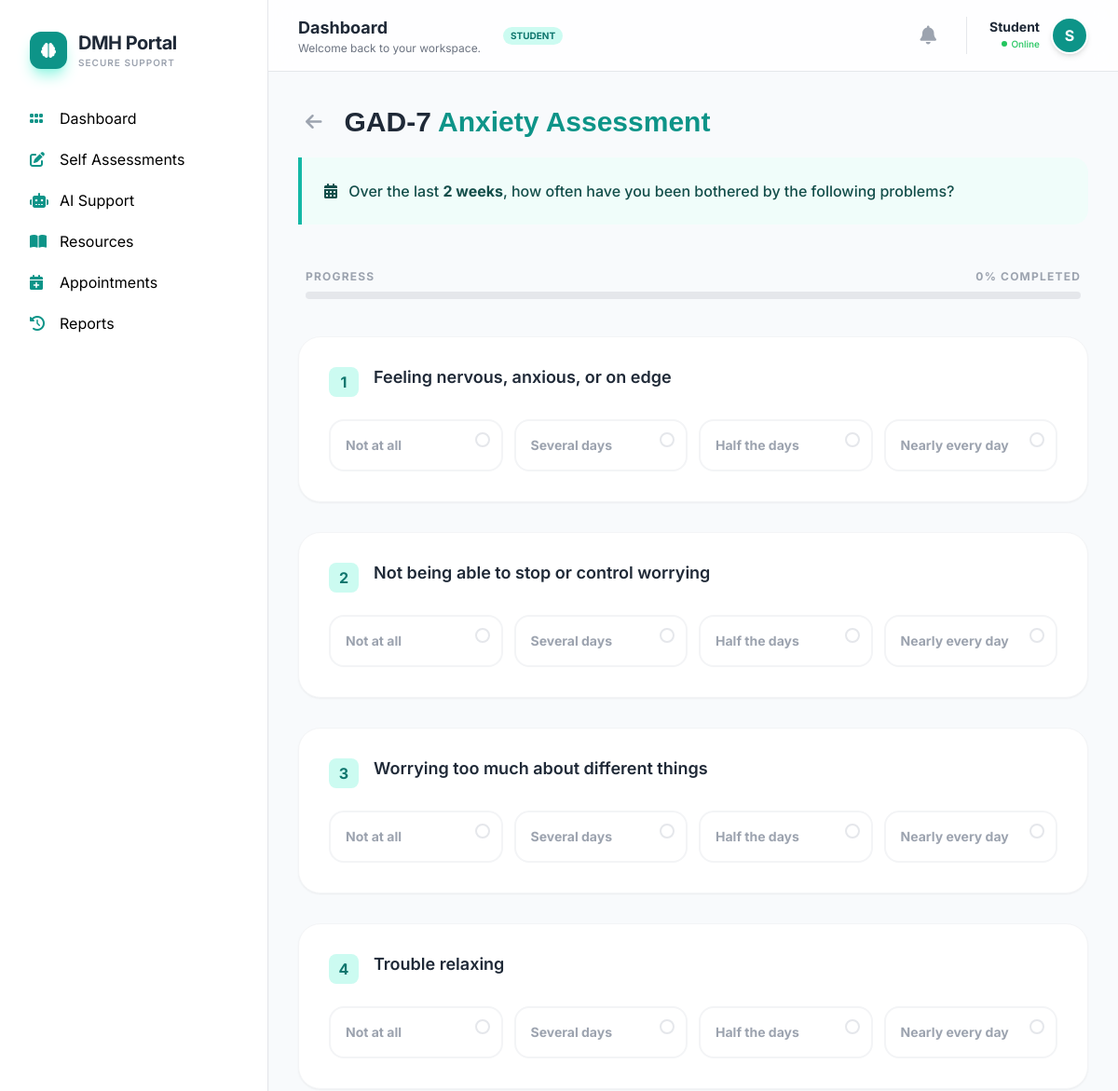
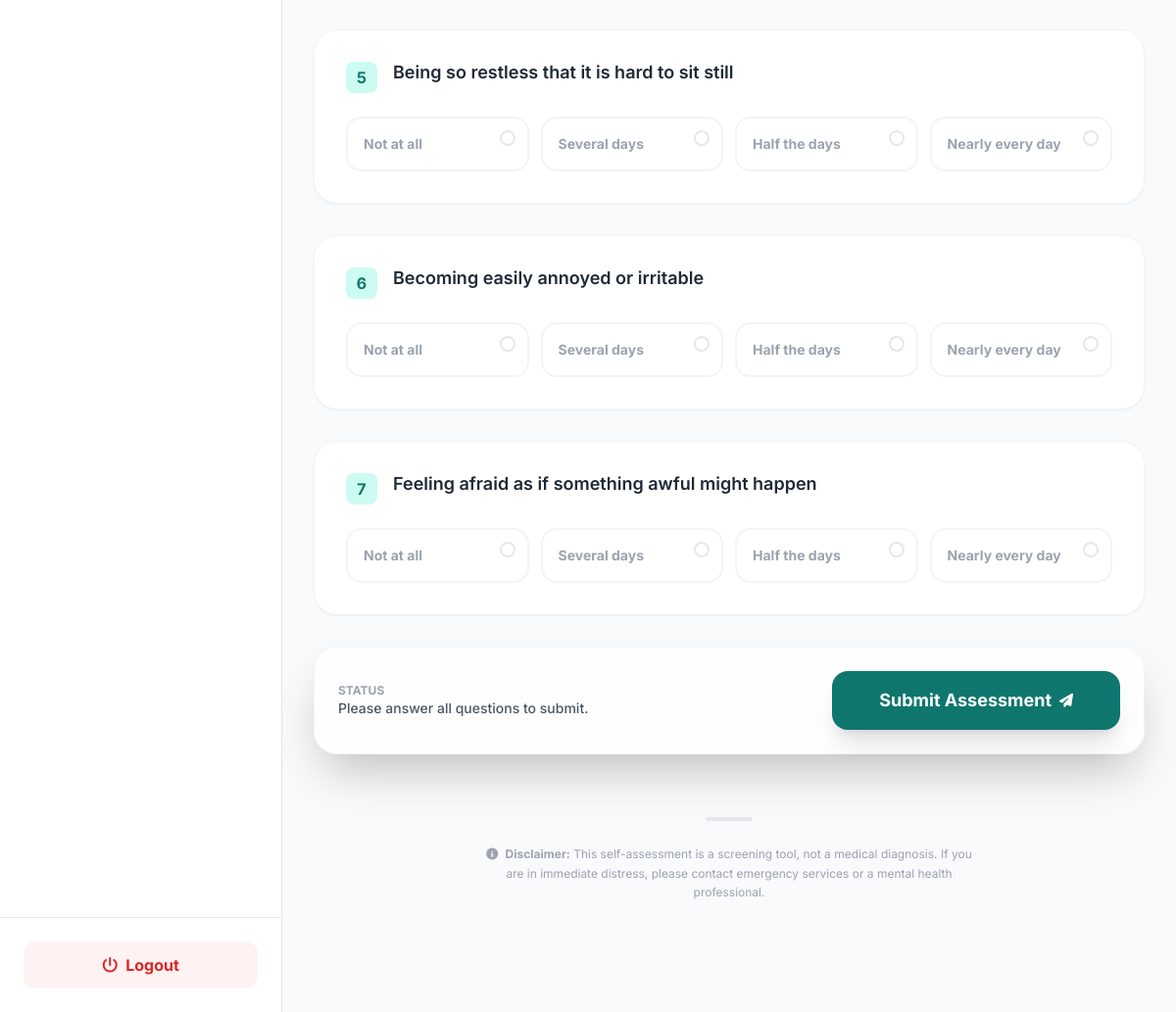
The app's page /assessments/gad7/ (signed in) with its own data (2 pictures, top to bottom).
### accounts/models.py (models this page shows, shortened)
class User(AbstractUser):
    ROLE_CHOICES = (
        ('student', 'Student'),
        ('counsellor', 'Counsellor'),
        ('peer', 'Peer Volunteer'),
        ('admin', 'Admin'),
    )
    role = models.CharField(max_length=20, choices=ROLE_CHOICES, default='student')
    anonymous_id = models.UUIDField(default=uuid.uuid4, editable=False)
    is_approved = models.BooleanField(default=False)
    login_count = models.PositiveIntegerField(default=0) # Track login counts

### assessments/views.py (the view, shortened to what this page needs)
# urls.py: path("gad7/", views.gad7_view, name="gad7"),
def gad7_view(request):
    questions = [
        "Feeling nervous, anxious, or on edge",
        "Not being able to stop or control worrying",
        "Worrying too much about different things",
        "Trouble relaxing",
        "Being so restless that it is hard to sit still",
        "Becoming easily annoyed or irritable",
        "Feeling afraid as if something awful might happen"
    ]
    return render(request, 'assessments/gad7.html', {'questions': questions , 'options_list': ASSESSMENT_OPTIONS})

### dashboard/context_processors.py (called while the page is built)
def notification_context(request):
    if request.user.is_authenticated:
        notifications = Notification.objects.filter(user=request.user).order_by('-created_at')[:5]
        unread_count = Notification.objects.filter(user=request.user, is_read=False).count()
        return {
            'nav_notifications': notifications,
            'unread_notif_count': unread_count
        }
    return {}

### templates/assessments/gad7.html (shortened to what this page needs)
{% extends request.user.is_authenticated|yesno:"base2.html,base.html" %}
{% block content %}
<section class="max-w-4xl mx-auto animate-fade-in pb-20">
    <div class="mb-12">
        <div class="flex items-center gap-4 mb-4">
            <a href="/assessments/" class="p-2 hover:bg-gray-100 rounded-full transition text-gray-400 hover:text-teal-600">
                <i class="fa-solid fa-arrow-left text-xl"></i>
            </a>
            <h1 class="text-3xl font-extrabold text-gray-800" style="font-family: 'Poppins', sans-serif;">
                GAD-7 <span class="text-teal-600">Anxiety Assessment</span>
            </h1>
        </div>
        <div class="bg-teal-50 border-l-4 border-teal-500 p-6 rounded-r-2xl">
            <p class="text-teal-900 font-medium">
                <i class="fa-solid fa-calendar-days mr-2"></i>
                Over the last <strong>2 weeks</strong>, how often have you been bothered by the following problems?
            </p>
        </div>
    </div>
    <div class="mb-10 px-2">
        <div class="flex justify-between text-xs font-bold text-gray-400 uppercase tracking-widest mb-2">
            <span>Progress</span>
            <span id="progressText">0% Completed</span>
        </div>
        <div class="w-full bg-gray-200 h-2 rounded-full overflow-hidden">
        </div>
    </div>
    <form method="post" class="space-y-8" id="assessmentForm">
        {% for q in questions %}
        <div class="bg-white p-8 rounded-3xl border border-gray-100 shadow-sm hover:shadow-md transition-all duration-300 question-card">
            <div class="flex gap-4 mb-6">
                <span class="flex-shrink-0 w-8 h-8 bg-teal-100 text-teal-700 rounded-lg flex items-center justify-center font-bold">
                    {{ forloop.counter }}
                </span>
                <p class="text-lg font-semibold text-gray-800 leading-tight">
                    {{ q }}
                </p>
            </div>
            <div class="grid grid-cols-1 sm:grid-cols-2 lg:grid-cols-4 gap-3">
                <label class="relative flex flex-col p-4 border-2 border-gray-100 rounded-2xl cursor-pointer hover:bg-teal-50 hover:border-teal-200 transition group">
                    <span class="text-sm font-bold text-gray-400 peer-checked:text-teal-700 group-hover:text-teal-600">Not at all</span>
                    <div class="absolute top-3 right-3 w-4 h-4 border-2 border-gray-200 rounded-full peer-checked:border-teal-600 peer-checked:bg-teal-600 flex items-center justify-center">
                        <i class="fa-solid fa-check text-[10px] text-white"></i>
                    </div>
                </label>
                <label class="relative flex flex-col p-4 border-2 border-gray-100 rounded-2xl cursor-pointer hover:bg-teal-50 hover:border-teal-200 transition group">
                    <span class="text-sm font-bold text-gray-400 peer-checked:text-teal-700 group-hover:text-teal-600">Several days</span>
                    <div class="absolute top-3 right-3 w-4 h-4 border-2 border-gray-200 rounded-full peer-checked:border-teal-600 peer-checked:bg-teal-600 flex items-center justify-center">
                        <i class="fa-solid fa-check text-[10px] text-white"></i>
                    </div>
                </label>
                <label class="relative flex flex-col p-4 border-2 border-gray-100 rounded-2xl cursor-pointer hover:bg-teal-50 hover:border-teal-200 transition group">
                    <span class="text-sm font-bold text-gray-400 peer-checked:text-teal-700 group-hover:text-teal-600">Half the days</span>
                    <div class="absolute top-3 right-3 w-4 h-4 border-2 border-gray-200 rounded-full peer-checked:border-teal-600 peer-checked:bg-teal-600 flex items-center justify-center">
                        <i class="fa-solid fa-check text-[10px] text-white"></i>
                    </div>
                </label>
                <label class="relative flex flex-col p-4 border-2 border-gray-100 rounded-2xl cursor-pointer hover:bg-teal-50 hover:border-teal-200 transition group">
                    <span class="text-sm font-bold text-gray-400 peer-checked:text-teal-700 group-hover:text-teal-600">Nearly every day</span>
                    <div class="absolute top-3 right-3 w-4 h-4 border-2 border-gray-200 rounded-full peer-checked:border-teal-600 peer-checked:bg-teal-600 flex items-center justify-center">
                        <i class="fa-solid fa-check text-[10px] text-white"></i>
                    </div>
                </label>
            </div>
        </div>
        {% endfor %}
        <div class="sticky bottom-8 bg-white/80 backdrop-blur-md p-6 rounded-3xl border border-gray-100 shadow-2xl flex flex-col sm:flex-row items-center justify-between gap-4">
            <div class="text-left">
                <p class="text-xs font-bold text-gray-400 uppercase">Status</p>
                <p class="text-sm text-gray-600 font-medium">Please answer all questions to submit.</p>
            </div>
            <button type="submit" id="submitBtn"
                    class="group relative px-12 py-4 rounded-2xl bg-teal-700 text-white text-lg font-bold overflow-hidden shadow-xl hover:bg-teal-800 transition-all disabled:opacity-50 disabled:cursor-not-allowed">
                <span class="relative z-10 flex items-center gap-2">
                    Submit Assessment <i class="fa-solid fa-paper-plane text-sm group-hover:translate-x-1 transition-transform"></i>
                </span>
            </button>
        </div>
    </form>
    <div class="mt-16 flex flex-col items-center text-center">
        <div class="w-12 h-1 bg-gray-200 rounded-full mb-6"></div>
        <p class="text-xs text-gray-400 max-w-lg leading-relaxed">
            <i class="fa-solid fa-circle-info mr-1"></i>
            <strong>Disclaimer:</strong> This self-assessment is a screening tool, not a medical diagnosis.
            If you are in immediate distress, please contact emergency services or a mental health professional.
        </p>
    </div>
</section>
{% endblock %}

### templates/base2.html (shortened to what this page needs)
<!DOCTYPE html>
<html lang="en">
<head>
    <link rel="stylesheet" href="https://cdnjs.cloudflare.com/ajax/libs/font-awesome/6.4.2/css/all.min.css">
    <script src="https://cdn.tailwindcss.com"></script>
</head>
<body class="bg-[var(--bg)] min-h-screen flex">
<aside class="w-72 bg-white border-r shadow-sm hidden md:flex flex-col sticky top-0 h-screen">
    <div class="p-8">
        <div class="flex items-center gap-3">
            <div class="w-10 h-10 bg-teal-600 rounded-xl flex items-center justify-center text-white shadow-lg shadow-teal-200">
                <i class="fa-solid fa-brain"></i>
            </div>
            <div>
                <h2 class="text-xl font-bold text-gray-800 tracking-tight">DMH Portal</h2>
                <p class="text-[10px] text-gray-400 uppercase tracking-widest font-semibold">Secure Support</p>
            </div>
        </div>
    </div>
    <nav class="flex-1 px-4 space-y-1 overflow-y-auto">
        {% if user.role == 'student' %}
            {% include "partials/sidebar_student.html" %}
        {% elif user.role == 'counsellor' %}
            {% include "partials/sidebar_counsellor.html" %}
        {% elif user.role == 'peer' %}
            {% include "partials/sidebar_volunteer.html" %}
        {% elif user.role == 'admin' %}
            {% include "partials/sidebar_admin.html" %}
        {% endif %}
    </nav>
    <div class="p-6 border-t">
        <a href="/auth/logout/"
           class="flex items-center justify-center gap-2 px-4 py-3 rounded-xl bg-red-50 text-red-600 font-bold hover:bg-red-100 transition duration-200">
            <i class="fa-solid fa-power-off"></i> Logout
        </a>
    </div>
</aside>
<div class="flex-1 flex flex-col min-w-0 overflow-hidden">
    <header class="bg-white/80 backdrop-blur-md border-b sticky top-0 z-40 px-8 py-4 flex justify-between items-center">
        <div class="flex items-center gap-4">
             <div class="hidden sm:block">
                <h1 class="text-lg font-bold text-gray-800">
                    {% block page_title %}Dashboard{% endblock %}
                </h1>
                <p class="text-xs text-gray-500">
                    {% block page_subtitle %}Welcome back to your workspace.{% endblock %}
                </p>
             </div>
             <span class="bg-teal-100 text-teal-700 text-[10px] uppercase font-bold px-2 py-0.5 rounded-full ml-2">
                {{ user.role }}
             </span>
        </div>
        <div class="flex items-center gap-6">
            <div class="relative">
                <button id="notifButton" class="relative p-2 text-gray-400 hover:text-teal-600 transition-colors focus:outline-none">
                    <i class="fa-solid fa-bell text-xl"></i>
                </button>
            </div>
            <div class="flex items-center gap-3 border-l pl-6">
                <div class="text-right hidden sm:block">
                    <p class="text-sm font-bold text-gray-800 leading-none mb-1">{{ user.username }}</p>
                    <p class="text-[10px] text-green-500 font-medium flex items-center justify-end gap-1">
                        <span class="w-1.5 h-1.5 bg-green-500 rounded-full"></span> Online
                    </p>
                </div>
                <div class="w-10 h-10 bg-teal-600 rounded-full border-2 border-white shadow-md flex items-center justify-center text-white font-bold">
                    {{ user.username|first|upper }}
                </div>
            </div>
        </div>
    </header>
    <main class="flex-1 p-8 overflow-y-auto bg-[#f8fafc]">
        <div class="max-w-7xl mx-auto">
            {% block content %}{% endblock %}
        </div>
    </main>
</div>
</body>
</html>

### templates/base2.html (style rules this page uses)
:root { --accent: #0f766e; --bg: #f8fafc; --card: #ffffff; }
body { font-family: 'Inter', sans-serif; }
.animate-fade-in { animation: fadeIn 0.2s ease-out; }

### templates/assessments/gad7.html (style rules this page uses)
.animate-fade-in { animation: fade-in 0.8s ease-out forwards; }

### records on screen
User: role "STUDENT", username "Student", username|first "S"

### other values on screen
{{ q }} "Feeling nervous, anxious, or on edge" "Not being able to stop or control worrying" "Worrying too much about different things" "Trouble relaxing" "Being so restless that it is hard to sit still" "Becoming easily annoyed or irritable" "Feeling afraid as if something awful might happen"
